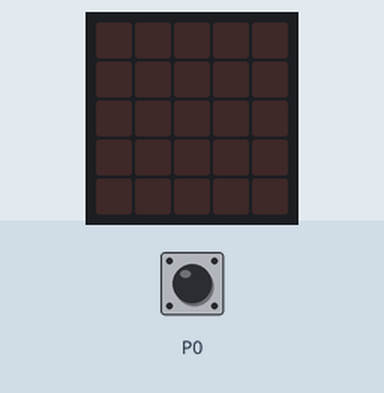
Simulated run of this program. Board: BBC micro:bit (MakeCode). Shown: the board's 5×5 LED display. The test bench sets the inputs (shaded band). USB keyboard and mouse output is not drawn.

Above: at 1.2 s.
1.3 s: touch pin P0 pressed for 0.15 s
At 1.65 s:
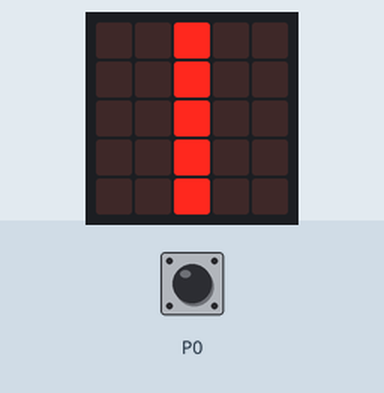
At 2.66 s:
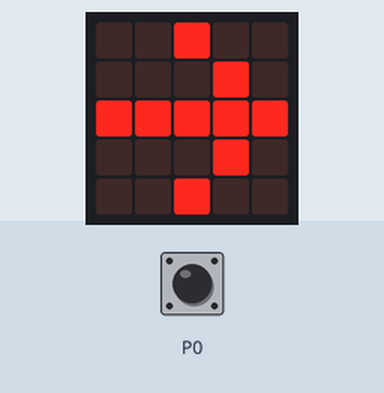
4.3 s: touch pin P0 pressed 2 times (0.12 s each, 0.3 s apart)
At 6.22 s:
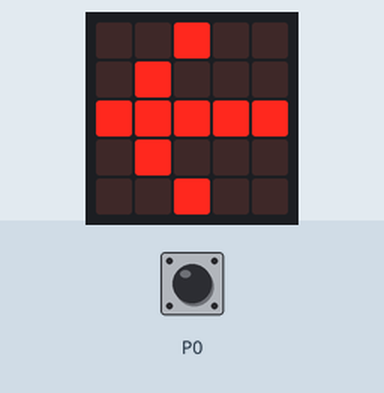
Timing chart, 0 to 7.7 s (numbered marks = the images above; inputs shaded):
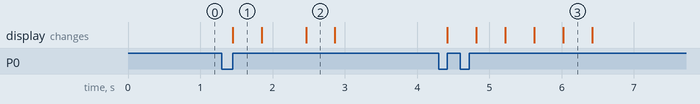

Measured:
- after the input at 1.3 s, the display: changes after 0.15 s (image 1)
- after the input at 4.3 s, the display: first changes after 0.12 s (image 3 shows a later state)
- what the display in image 1 shows lasts 0.4 s, from 1.5 s to 1.9 s

The program:

main.ts
```typescript
input.onPinPressed(TouchPin.P0, function () {
    click_count += 1
    basic.showLeds(`
        . . # . .
        . . # . .
        . . # . .
        . . # . .
        . . # . .
        `)
    basic.showLeds(`
        . . . . .
        . . . . .
        . . . . .
        . . . . .
        . . . . .
        `)
})
let RESPONSE_TIME = 0
let time = 0
let click_count = 0
keyboard.startKeyboardService()
let ClickStartFlg = true
basic.forever(function () {
    if (click_count == 1) {
        if (ClickStartFlg) {
            time = input.runningTime()
            ClickStartFlg = false
        }
    }
    RESPONSE_TIME = (input.runningTime() - time) / 1000
    if (RESPONSE_TIME > 1) {
        if (click_count == 1) {
            keyboard.sendString(keyboard.keys(keyboard._Key.right))
            ClickStartFlg = true
            click_count = 0
            basic.showLeds(`
                . . # . .
                . . . # .
                # # # # #
                . . . # .
                . . # . .
                `)
            basic.showLeds(`
                . . . . .
                . . . . .
                . . . . .
                . . . . .
                . . . . .
                `)
        }
        if (click_count == 2) {
            keyboard.sendString(keyboard.keys(keyboard._Key.left))
            ClickStartFlg = true
            click_count = 0
            basic.showLeds(`
                . . # . .
                . # . . .
                # # # # #
                . # . . .
                . . # . .
                `)
            basic.showLeds(`
                . . . . .
                . . . . .
                . . . . .
                . . . . .
                . . . . .
                `)
        }
    }
})
```

test.ts
```typescript
// テストはここに来ます。このパッケージが拡張機能として使用されるときにはコンパイルされません。
```
